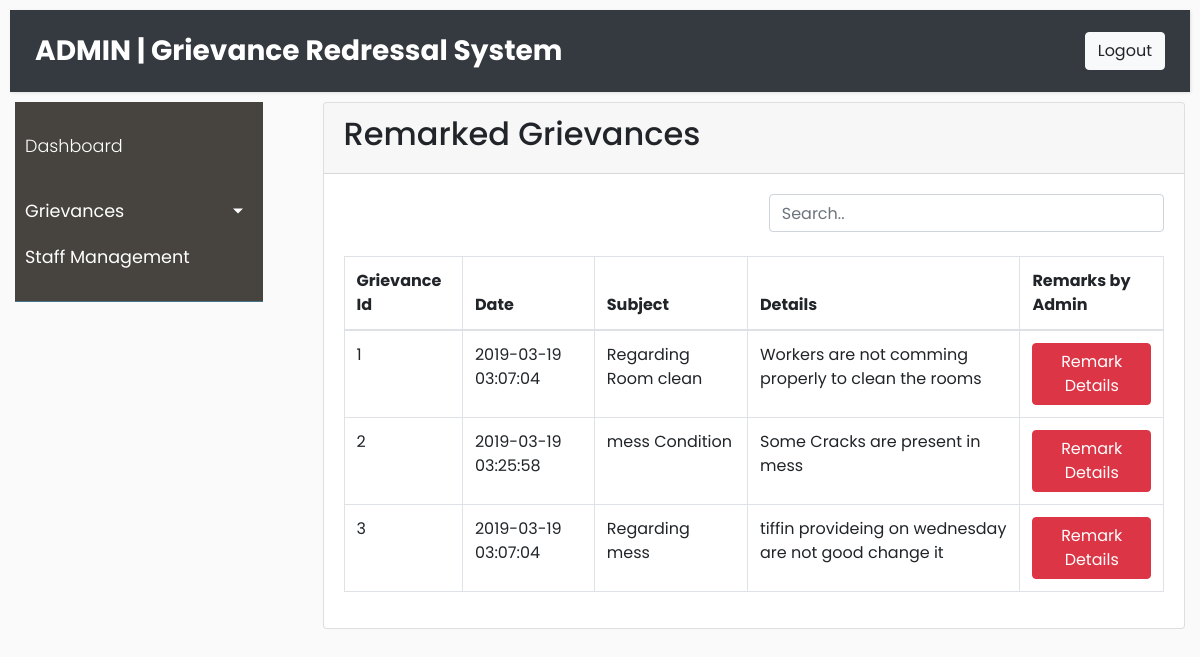
The app's page /grs/categoryAdmin/remarkedGrievance.php (signed in) with its own data.
### tables this page shows
CREATE TABLE `GRIEVANCE` (
  `grievanceId` int(10) NOT NULL,
  `usn` varchar(10) NOT NULL,
  `adminId` int(10) NOT NULL,
  `subject` mediumtext NOT NULL,
  `details` longtext NOT NULL,
  `status` varchar(15) NOT NULL DEFAULT 'Open',
  `regDate` timestamp NOT NULL DEFAULT CURRENT_TIMESTAMP
);

### grs/models/grievance.php (called while the page is built, shortened)
<?php
  class Grievance
  {
    public $conn;
    public $adminId;
    public $status;
    public function __construct($db)
    {
      $this->conn = $db;
    }
         public function readAdminWise()
         {
           $query = "SELECT * FROM GRIEVANCE WHERE adminId=? AND status=?";
           $stmt = $this->conn->prepare($query);
           $stmt->bindParam(1, $this->adminId);
           $stmt->bindParam(2, $this->status);
           $stmt->execute();
           return $stmt;
          }
  }
  ?>

### grs/categoryAdmin/remarkedGrievance.php (the view, shortened to what this page needs)
<?php
 include_once '../models/grievance.php';
 $database = new Database();
 $db = $database->connect();
 $gre = new Grievance($db);
 $gre->adminId=$_SESSION['adminId'];
 $gre->status="remark";
 $result=$gre->readAdminWise();
?>
<!doctype html>
<html lang="en">
  <head>
    <link rel="stylesheet" href="https://stackpath.bootstrapcdn.com/bootstrap/4.3.1/css/bootstrap.min.css">
    <link rel="stylesheet" href="include/side.css">
  </head>
  <body>
    <div>
       <nav class="navbar navbar-expand-sm bg-dark navbar-dark " style="margin:10px;" inc="include/header.html"></nav>
    </div>
    <div class="row">
       <div class="col-sm-3">
          <div class="container-fluid" inc="include/sidebar.html"></div>
       </div>
    <div class="col-sm-9">
      <div class="container">
      <div class="card">
         <div class="card-header">
           <h2>Remarked Grievances</h2>
        </div>
      <div class="card-body">
        <div class="row">
          <div class="col-md-6"></div>
          <div class="col-md-6"> <input class="form-control" id="myInput" type="text" placeholder="Search.."></div>
        </div>
         <br>
        <table class="table table-bordered">
              <thead>
                <tr>
                  <th>Grievance Id</th>
                  <th>Date</th>
                  <th>Subject</th>
                  <th>Details</th>
                  <th>Remarks by Admin</th>
                </tr>
              </thead>
              <tbody id="table">
                <?php $num = $result->rowCount();
                if($num > 0)
                {
                  while($row = $result->fetch(PDO::FETCH_ASSOC))
                  {
                  ?>
                  <tr>
                    <td><?php echo $row[grievanceId]; ?></td>
                    <td><?php echo $row[regDate]; ?></td>
                    <td><?php echo $row[subject]; ?></td>
                    <td><?php echo $row[details]; ?></td>
                    <td align="center">
                      <a href="remarkDetails.php?id=<?php echo $row[grievanceId];?>">
                      <button type="button" class="btn btn-danger">Remark Details</button>
                       </a>
                    </td>
                  </tr>
                <?php }} ?>
              </tbody>
            </table>
          </div>
        </div>
    </div>
    </div>
  </div>
  </body>
</html>

### grs/categoryAdmin/include/side.css (style rules this page uses)
body { font-family: 'Poppins', sans-serif; background: #fafafa; }
a, a:hover, a:focus { color: inherit; text-decoration: none; transition: all 0.3s; }
.navbar { padding: 15px 10px; background: #fff; border: none; border-radius: 0; margin-bottom: 40px; box-shadow: 1px 1px 3px rgba(0, 0, 0, 0.1); }

### records on screen
grievance: grievanceId "1", regDate "2019-03-19 03:07:04", subject "Regarding Room clean", details "Workers are not comming properly to clean the rooms"
grievance: grievanceId "2", regDate "2019-03-19 03:25:58", subject "mess Condition", details "Some Cracks are present in mess"
grievance: grievanceId "3", regDate "2019-03-19 03:07:04", subject "Regarding mess", details "tiffin provideing on wednesday are not good change it"
